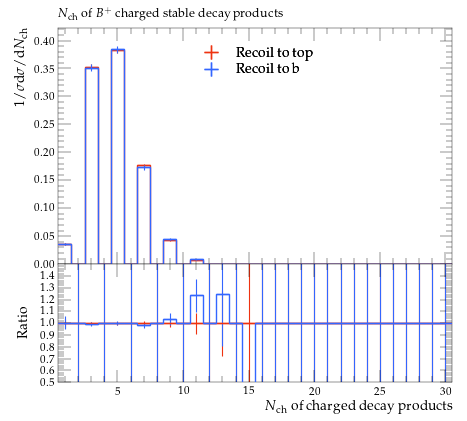

Recreate this plot in Python.
#! /usr/bin/env python

# This Python script was auto-generated using YODA v2.0.2.
# Analysis object: /MC_HFDECAYS/BPLUS_charged_mult
# Timestamp: 31-07-2026 (13:13:51)

import matplotlib as mpl
import matplotlib.pyplot as plt
mpl.use('Agg') # comment out for interactive use
import os
import numpy as np

plotDir = os.path.split(os.path.realpath(__file__))[0]
if 'YODA_USER_PLOT_PATH' in globals():
    plot_outdir = globals()['YODA_USER_PLOT_PATH']
else:
    plot_outdir = plotDir

#plot style
plt.style.use(os.path.join(plotDir, '../default.mplstyle'))
# plot metadata
figW, figH = plt.rcParams['figure.figsize']
ax_xLabel = r'$N_\mathrm{ch}$ of charged decay products'
ax_yLabel = r'$1/\sigma \mathrm{d}\sigma/\mathrm{d}N_\mathrm{ch}$'
ax_title  = r'$N_\mathrm{ch}$ of $B^+$ charged stable decay products'
ax_xScale = 'linear'
ax_yScale = 'linear'
xLims = (0.5, 30.5)
yLims = (0.0, 0.42283384000000007)

# TeX-friendly labels for the legend
labels = {
    'legend' : ([ r"Recoil to top", r"Recoil to b" ], r""),
}

# Adjust canvas width and height
canvasW = 10.0
canvasH = 9.0
figW *= canvasW/10.
figH *= canvasH/9.

# Create figure and axis objects
fig, (ax, ratio0_ax) = plt.subplots(2, 1, sharex=True,
                  figsize=(figW,figH), gridspec_kw={'height_ratios': (6.0, 3.0)})

# Set figure margins
plt.subplots_adjust(
    left   = 1.0 * plt.rcParams['figure.subplot.left'],
    right  = 1.0 * plt.rcParams['figure.subplot.right'],
    top    = 1.0 * plt.rcParams['figure.subplot.top'],
    bottom = 1.0 * plt.rcParams['figure.subplot.bottom'])

ratio0_ax.yaxis.set_major_locator(mpl.ticker.MultipleLocator(0.1))
ratio0_ax.set_ylim(0.5, 1.4999)
ratio0_ax.set_ylabel('Ratio')

# the numerical data is stored in a separate file
dataf = dict()
prefix = os.path.split(__file__)[0]
if prefix:    prefix = prefix + '/'
exec(open(prefix+'BPLUS_charged_mult__data.py').read(), dataf)


legend_handles = dict() # keep track of handles for the legend

# style options for curves
# starts at zorder>=5 to draw curve on top of legend
styles = {
  'recoil_t': {
    'color' : '#EE3311',
    'linestyle' : '-',
    'linewidth' : 1,
    'marker' : 'none',
    'markersize' : 2,
    'capsize' : 0.0,
    'zorder' : 5,
    'histstyle' : 1,
    'drawstyle' : 'steps-pre',
    'xerrorbars' : 1,
    'yerrorbars' : 1,
    'fillcolor' : None,
    'fillopacity' : 1.0,
    'ratio0_linestyle' : '-',
    'ratio0_linewidth' : 1,
    'ratio0_marker' : 'none',
    'ratio0_markersize' : 2,
    'ratio0_capsize' : 0.0,
    'ratio0_zorder' : 5,
    'ratio0_histstyle' : 1,
    'ratio0_drawstyle' : 'steps-pre',
    'ratio0_xerrorbars' : 1,
    'ratio0_yerrorbars' : 1,
  },
  'recoil_b': {
    'color' : '#3366FF',
    'linestyle' : '-',
    'linewidth' : 1,
    'marker' : 'none',
    'markersize' : 2,
    'capsize' : 0.0,
    'zorder' : 6,
    'histstyle' : 1,
    'drawstyle' : 'steps-pre',
    'xerrorbars' : 1,
    'yerrorbars' : 1,
    'fillcolor' : None,
    'fillopacity' : 1.0,
    'ratio0_linestyle' : '-',
    'ratio0_linewidth' : 1,
    'ratio0_marker' : 'none',
    'ratio0_markersize' : 2,
    'ratio0_capsize' : 0.0,
    'ratio0_zorder' : 6,
    'ratio0_histstyle' : 1,
    'ratio0_drawstyle' : 'steps-pre',
    'ratio0_xerrorbars' : 1,
    'ratio0_yerrorbars' : 1,
  },
}

# curve from input yoda files in main panel
for label, yvals in dataf['yvals'].items():
    if all(np.isnan(v) for v in dataf['yvals'][label]):
        continue
    tmp = None
    if styles[label]['histstyle']: # draw as histogram
        xpos = dataf['xedges'][label] if styles[label]['drawstyle'] else dataf['xpoints'][label]
        ypos = np.insert(yvals, 0, yvals[0]) if styles[label]['drawstyle'] else yvals
        if styles[label]['fillcolor']: # fill area below curve
            ax.fill_between(xpos, ypos, step='pre',
                            color=styles[label]['fillcolor'],
                            alpha=styles[label]['fillopacity'])
        tmp, = ax.plot(xpos, ypos,
                       color=styles[label]['color'],
                       linestyle=styles[label]['linestyle'],
                       linewidth=styles[label]['linewidth'],
                       drawstyle=styles[label]['drawstyle'], solid_joinstyle='miter',
                       zorder=styles[label]['zorder'], label=label)
    tmp = ax.errorbar(dataf['xpoints'][label], yvals,
                      xerr=np.array(dataf['xerrs'][label])*styles[label]['xerrorbars'],
                      yerr=np.array(dataf['yerrs'][label])*styles[label]['yerrorbars'],
                      fmt=styles[label]['marker'], capsize=styles[label]['capsize'],
                      markersize=styles[label]['markersize'],
                      ecolor=styles[label]['color'],
                      color=styles[label]['color'], zorder=styles[label]['zorder'])
    tmp[-1][0].set_linestyle(styles[label]['linestyle'])
    tmp[-1][0].set_linewidth(styles[label]['linewidth'])
    if label in dataf['add_legend_handle']:  legend_handles[label] = tmp
    for varLabel in dataf['variation_yvals'].keys():
        if varLabel.startswith(label):
            tmp, = ax.plot(dataf['xedges'][label], dataf['variation_yvals'][varLabel],
                           color=styles[label]['color'],
                           linestyle=styles[label]['linestyle'],
                           linewidth=styles[label]['linewidth'],
                           drawstyle='steps-pre', solid_joinstyle='miter',
                           zorder=styles[label]['zorder'], alpha=0.5)


# plots on ratio panel
# curve from input yoda files in ratio panel
for label, yvals in dataf['ratio0_yvals'].items():
    if all(np.isnan(v) for v in yvals):
        continue
    if styles[label]['ratio0_histstyle']: # plot as histogram
        xpos = dataf['xedges']['recoil_t'] if styles[label]['ratio0_drawstyle'] else dataf['xpoints']['recoil_t']
        ypos = np.insert(yvals, 0, yvals[0]) if styles[label]['ratio0_drawstyle'] else yvals
        ratio0_ax.plot(xpos, ypos,
                       color=styles[label]['color'],
                       linewidth=styles[label]['linewidth'],
                       linestyle=styles[label]['ratio0_linestyle'],
                       drawstyle=styles[label]['ratio0_drawstyle'], zorder=styles[label]['zorder'],
                       solid_joinstyle='miter')
    tmp = ratio0_ax.errorbar(dataf['xpoints']['recoil_t'], yvals,
                             xerr=np.array(dataf['ref_xerrs'])*styles[label]['ratio0_xerrorbars'],
                             yerr=np.array(dataf['ratio0_yerrs'][label])*styles[label]['ratio0_yerrorbars'],
                             fmt=styles[label]['ratio0_marker'], capsize=styles[label]['ratio0_capsize'],
                             markersize=styles[label]['ratio0_markersize'],
                             ecolor=styles[label]['color'],
                             color=styles[label]['color'])
    tmp[-1][0].set_linestyle(styles[label]['ratio0_linestyle'])
    tmp[-1][0].set_linewidth(styles[label]['ratio0_linewidth'])

    for varlabel in dataf['ratio0_variation_vals'].keys():
        if varlabel.startswith(label):
            ratio0_ax.plot(dataf['xedges']['recoil_t'],
                            dataf['ratio0_variation_vals'][varlabel],
                            color=styles[label]['color'],
                            linestyle=styles[label]['linestyle'],
                            linewidth=styles[label]['linewidth'],
                            drawstyle='steps-pre', solid_joinstyle='miter',
                            zorder=1, alpha=0.5)

legend_items = list(legend_handles.values())
ax.add_artist(ax.legend(legend_items,
                        labels['legend'][0],
                        title=labels['legend'][1],
                        alignment='left',
                        loc='upper center',
                        bbox_to_anchor=(0.5, 0.97)))

# set plot metadata as defined above
ratio0_ax.set_xlabel(ax_xLabel)
ratio0_ax.xaxis.set_label_coords(1., -0.15)
ax.set_ylabel(ax_yLabel, ha='right', va='top')
ax.yaxis.set_label_coords(-0.11, 1.0)
ax.set_title(ax_title, loc='left')
ax.set_xscale(ax_xScale)
ax.set_yscale(ax_yScale)
ax.set_xlim(xLims)
ax.set_ylim(yLims)

# tick formatting
plt.rcParams['xtick.top'] = True
plt.rcParams['ytick.right'] = True
fig.align_ylabels((ax, ratio0_ax))
plt.savefig(os.path.join(plot_outdir, 'BPLUS_charged_mult.pdf'), format='PDF')
plt.savefig(os.path.join(plot_outdir, 'BPLUS_charged_mult.png'), format='PNG')

plt.close(fig)
